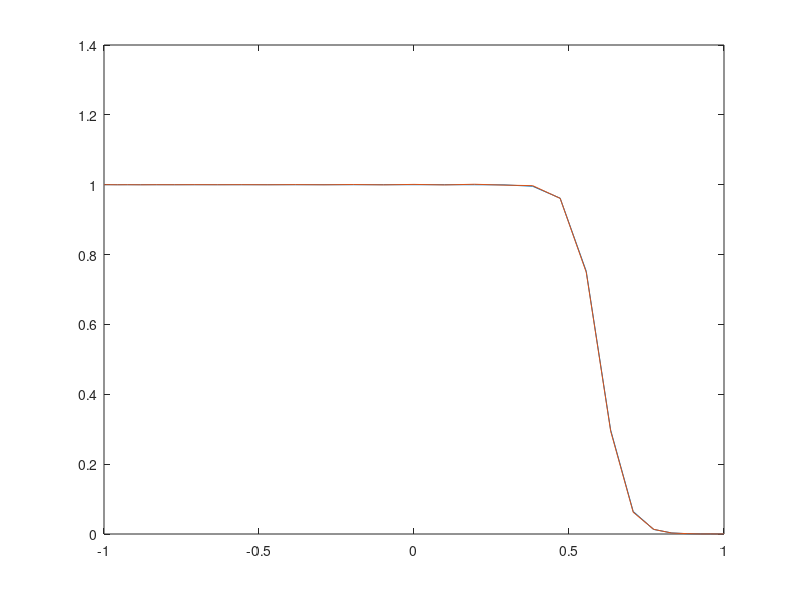

Write the MATLAB code that produced this figure.
eps = 0.1;
k = 0.5;
xc = -3;
N=32;
t1=1e-2;

tp = linspace(0, N, N+1);
tp = -cos(pi.*tp/N);

D1 = zeros(N+1,N+1);
for i=1:N+1
    for j=1:N+1
        if i~=j
           D1(i,j) =  (-1).^(i+j)./(tp(i)-tp(j));
           if j==1 || j==N+1
              D1(i,j) = 0.5.*D1(i,j);
           end
           if i==1 || i==N+1
              D1(i,j) = 2.*D1(i,j);
           end
        else
            D1(i,j) = -tp(i)./(2.*(1-tp(i).^2));
        end
    end
end
D1(1,1) = -(2.*N.^2+1)./6;
D1(N+1,N+1) = (2.*N.^2+1)./6;

D1 = 0.2.*D1;
D2 = D1*D1;

% RKM to get initial condition at t=1. error for each step is O(delT^3),
% so by using delT=0.0001 and 100 steps we have error O(1e-10), which is
% much less than the error for Crank-Nicolson: O(delT^2) using delT=0.01
% and 100 steps yields truncation error O(0.01). Therefore we can use this
% Runge-Kutta approximate without disrupting the C-N estimate much.
delT = t1./100;
N2 = t1./delT;
ui = @(x) k.*(1-tanh(k.*(5.*x-xc)./(2.*eps)));
disp(ui(0.5));
ui = ui(tp);
ti = 0;
f = @(u,t) eps.*(D2*u')-u'.*(D1*u');
for a=1:N2
    k1 = delT.*f(ui,ti);
    k2 = delT.*f(ui+k1'./2,ti+delT./2);
    ui = ui+k2';
    ti = ti+delT;
end
% end RKM. initial condition at t=1 is stored in ui

delT=t1;
ut = @(x) k.*(1-tanh(k.*(5.*x-xc)./(2.*eps)));
um1=ut(tp);
uinit = um1;
un=ui;
A=eye(N+1)-eps.*D2.*delT;
    for i=1:N+1
       A(1,i) = 0;
       A(N+1,i) = 0;
    end
A(1,1) = 1;
A(N+1,N+1) = 1;
for a=2:(12./delT)
    rhs = um1+(eps.*delT.*D2*um1')'-(2.*delT.*un'.*(D1*un'))';
    rhs(1) = k.*(1-tanh(k.*(5.*tp(1)-xc-k.*delT.*a)./(2.*eps)));
    rhs(end) = k.*(1-tanh(k.*(5.*tp(end)-xc-k.*delT.*a)./(2.*eps)));
    up1 = A\rhs';
    um1=un;
    un=up1';
    if a==3
       uinit2 = un; 
    end
end
actual = @(x) k.*(1-tanh(k.*(5.*x-xc-k.*12)./(2.*eps)));
figure
plot(tp,actual(tp))
hold on
plot(tp,un)

max(abs(un-actual(tp)))